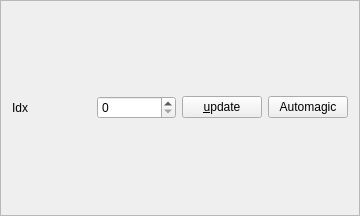
<?xml version="1.0" encoding="UTF-8"?>
<ui version="4.0">
 <class>PlotWindow</class>
 <widget class="QFrame" name="PlotWindow">
  <property name="geometry">
   <rect>
    <x>0</x>
    <y>0</y>
    <width>360</width>
    <height>216</height>
   </rect>
  </property>
  <property name="sizePolicy">
   <sizepolicy hsizetype="Preferred" vsizetype="Preferred">
    <horstretch>0</horstretch>
    <verstretch>0</verstretch>
   </sizepolicy>
  </property>
  <property name="minimumSize">
   <size>
    <width>120</width>
    <height>100</height>
   </size>
  </property>
  <property name="windowTitle">
   <string>Plot</string>
  </property>
  <property name="frameShape">
   <enum>QFrame::StyledPanel</enum>
  </property>
  <property name="frameShadow">
   <enum>QFrame::Raised</enum>
  </property>
  <layout class="QVBoxLayout" name="verticalLayout">
   <item>
    <layout class="QVBoxLayout" name="layout">
     <property name="sizeConstraint">
      <enum>QLayout::SetMaximumSize</enum>
     </property>
     <item>
      <layout class="QHBoxLayout" name="horizontalLayout">
       <item>
        <widget class="QLabel" name="label">
         <property name="text">
          <string>Idx</string>
         </property>
         <property name="buddy">
          <cstring>minibatchIdx</cstring>
         </property>
        </widget>
       </item>
       <item>
        <widget class="QSpinBox" name="minibatchIdx"/>
       </item>
       <item>
        <widget class="QPushButton" name="updateButton">
         <property name="text">
          <string>&amp;update</string>
         </property>
        </widget>
       </item>
       <item>
        <widget class="QPushButton" name="wantAutomaticUpdate">
         <property name="text">
          <string>Automagic</string>
         </property>
         <property name="checkable">
          <bool>true</bool>
         </property>
        </widget>
       </item>
      </layout>
     </item>
    </layout>
   </item>
  </layout>
 </widget>
 <resources/>
 <connections>
  <connection>
   <sender>minibatchIdx</sender>
   <signal>editingFinished()</signal>
   <receiver>updateButton</receiver>
   <slot>click()</slot>
   <hints>
    <hint type="sourcelabel">
     <x>141</x>
     <y>109</y>
    </hint>
    <hint type="destinationlabel">
     <x>182</x>
     <y>102</y>
    </hint>
   </hints>
  </connection>
 </connections>
</ui>
